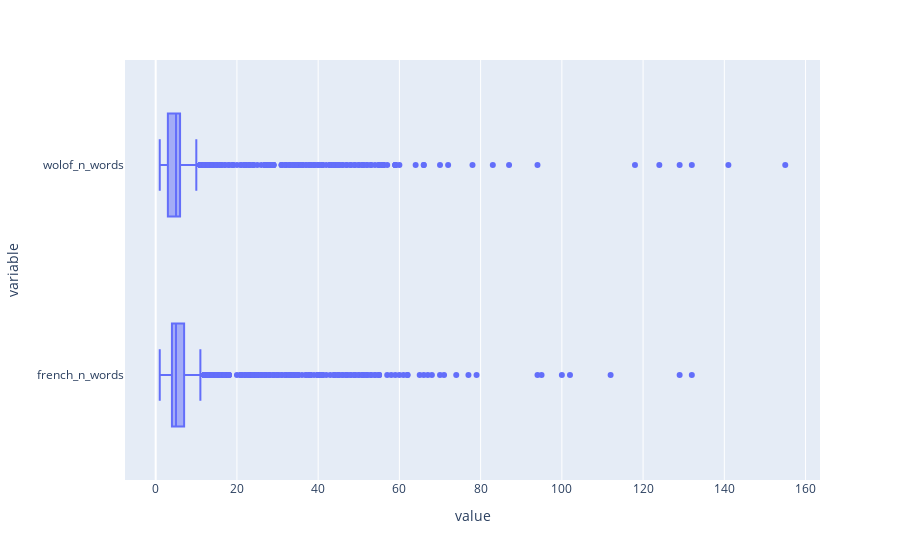

Notebook cell for this chart:
### Markdown cell above
Let are consider now the length to be the number of words separated by spaces. We will plot directly the box plot.

### Code cell
px.box(data_frame=corpora, x = ["french_n_words", "wolof_n_words"])

### Figure 1 — Plotly figure (JSON) as saved in the notebook; plotly's stock layout.template omitted (floating-point values rounded to 4 significant figures; data arrays with more than 128 entries replaced by an {"elided": "..."} marker saying what was removed)
{"data": [{"alignmentgroup": "True", "hovertemplate": "value=%{x}<br>variable=%{y}<extra></extra>", "legendgroup": "", "marker": {"color": "#636efa"}, "name": "", "notched": false, "offsetgroup": "", "orientation": "h", "showlegend": false, "type": "box", "x": {"elided": "3898 int values"}, "x0": " ", "xaxis": "x", "y": {"elided": "3898 str values"}, "y0": " ", "yaxis": "y"}], "layout": {"boxmode": "group", "legend": {"tracegroupgap": 0}, "margin": {"t": 60}, "xaxis": {"anchor": "y", "domain": [0, 1], "title": {"text": "value"}}, "yaxis": {"anchor": "x", "domain": [0, 1], "title": {"text": "variable"}}}}
